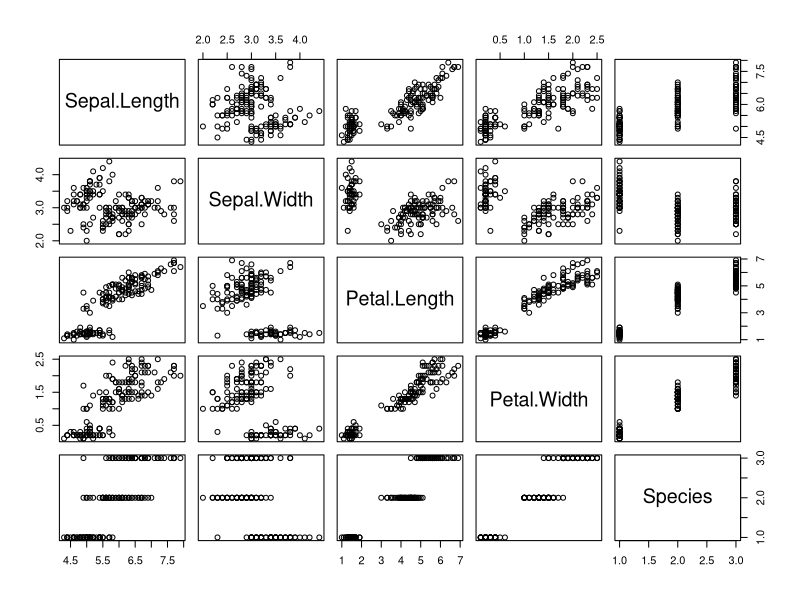
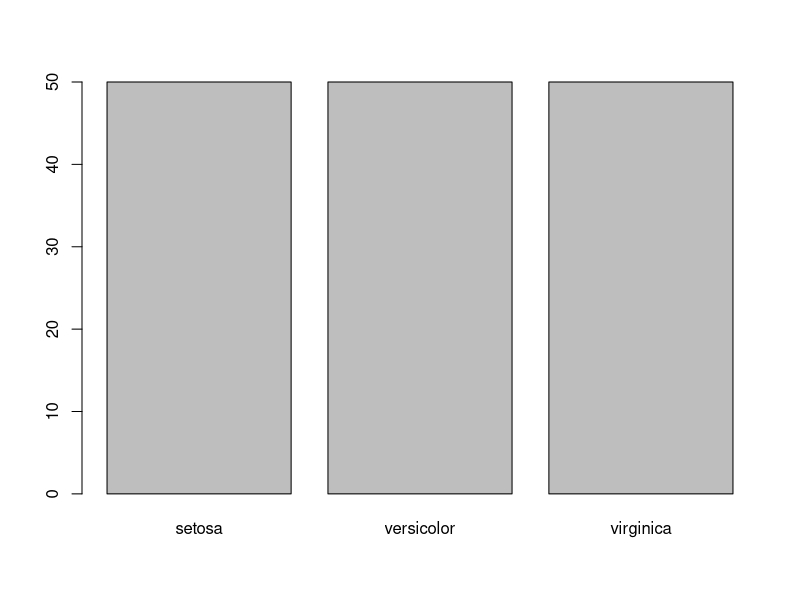
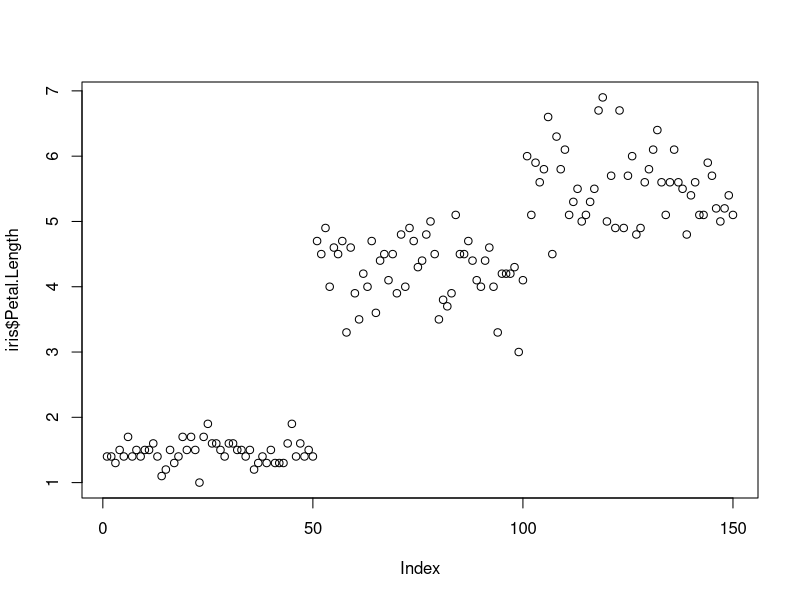
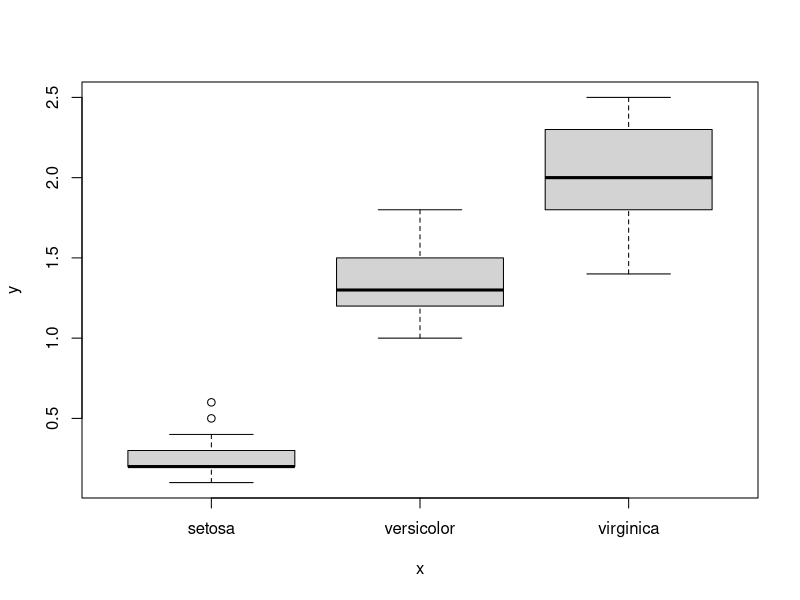
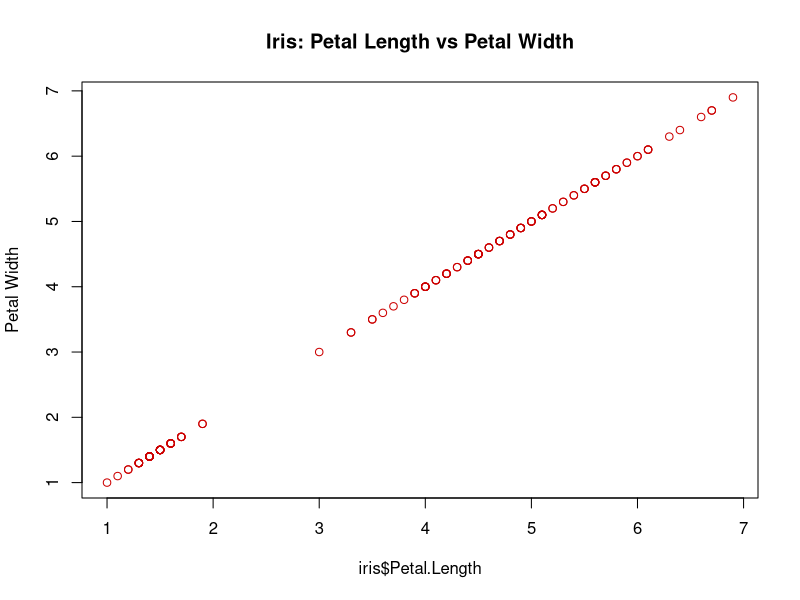
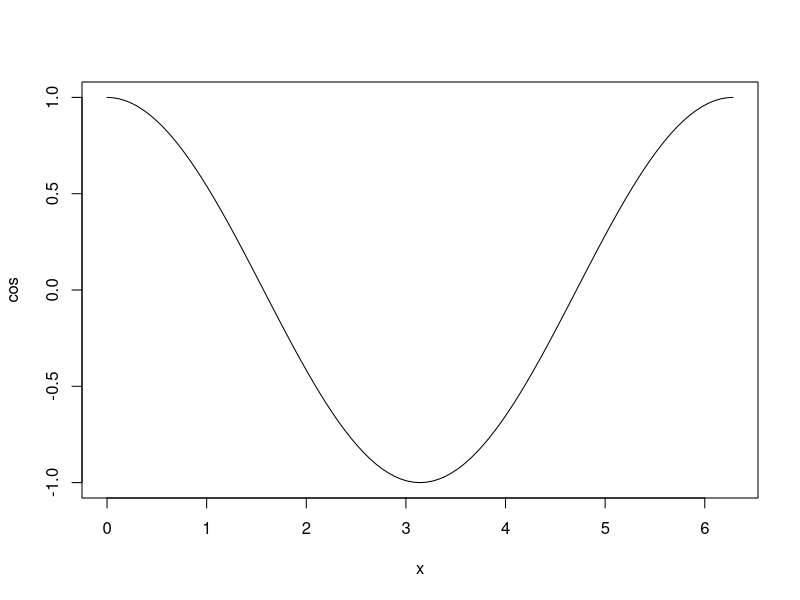
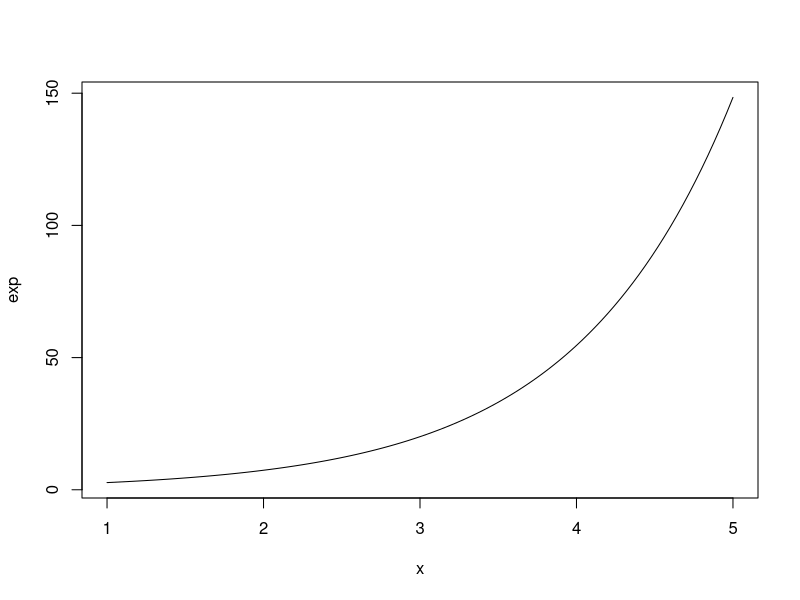
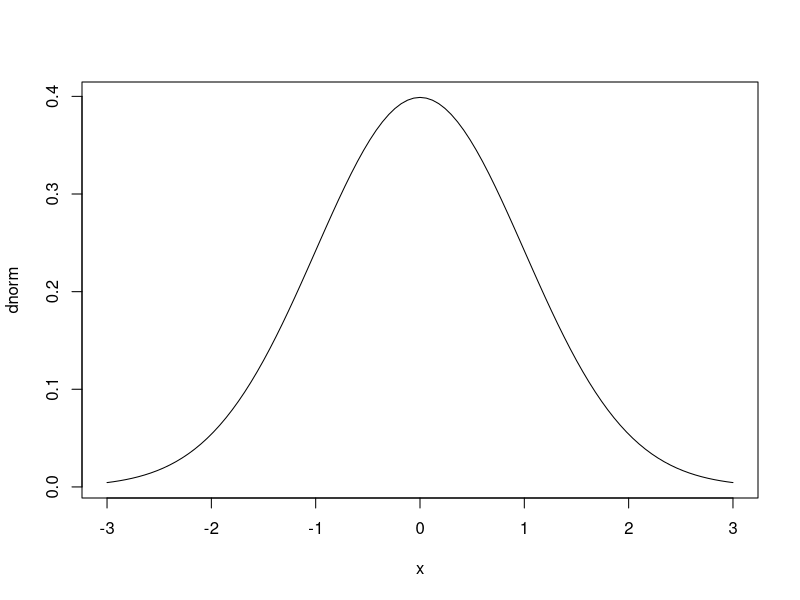

Write the R code that produced these figures, in order.
#Ross ihak explained th epurpoe of R was 
# for statistical analysis 
# to preform data analysis you must have data 

# the dataset packages has built in data avalable 
# for us to use 

# the data in the datasets packages is refering to as data frams 
# we wil be preforming our data analysis using those data frames

# when doing data analysis, its recommended that you 
# look at the data visually first in the form of graphs and charts and then you look at the 
# underlying statistics in the data: ,edian, mean, min, max, etc 

#to get help of package, function, data froma, etc
# you use the ? command 
?datasets

#to get a listing of all the data frames in the datasets packages 

#get R help ion the iris data frame
?iris 

#show the first 6 rows of data in the iris data frame
head(iris)

# the iris data frame has 5 diffeent variables 
#species is a qualitatice variable 
#Sepal Length, Sepal Width, Petal Length, and 
#Petal width are quantitive variabels 

#get R on plot function 
?plot 

#plot may be used for basic graphics
# theplot function adats to the number of variables 
# you give it and the data types of the variables 
#you can give it 

#create a plot matrix of scatter plot for all the data 
#in the iris data frame
plot(iris)

#give plot function qualitative variable in iris data frame 
#plot knew to generate a bar chart when it was given a 
# categorical variabel 
# the x-axis told us the different types of species 
#the y-axis told us the number of data points in each species 
plot(iris$Species)


#give plot function qualitative variable in iris data frame 
#plot knew to create a scatter plot when it as given 1
# quantitative variable
# the x-axis told us the data points ids
# the y-axis told us eht length in cm. of each data point 
plot (iris$Petal.Length)

#give plot function 1 qualitative variable and 1 quantitative 
#variable in the iris data frame
#plot knew to create a box and whisker plot whn in was given 
#1 qualitative variable and 1 quantitative variable 
#the x-axis told us the species 
#the y-axis told us the petak width range for each species 
plot(iris$Species, iris$Petal.Width)

#give the plot function 2 quantitive variables in the iris 
#data frame and other options that will make the plot more meaningful
#given 2 quatitative variable plot knew to create a scatter plot 
plot(iris$Petal.Length, #date points for x-axis
    iris$Petal.Length, #data points for y-axis 
    col = "#cc0000",    #hex code for color red 
    main = "Iris: Petal Length vs Petal Width", # main title 
    xlad = "Petal Length",   #x-axis label 
    ylab = "Petal Width"    #y-axis label 
)

#give plot the cosine function
plot(cos, #cosine function
    0, #starting point
    2*pi    #ending point
)

#give plot the exponential function 
plot(exp,   #exponential function
    1,  #starting point 
    5  #ending point 
)

#give plot the density normal distribution function
plot(dnorm,   #density normal distribution function
    -3, #starting point
    3   #ending point
)

#give plot function density normal distribution function 
plot(dnorm,   #density normal distribution function
    -3, #starting point
     3,   #ending point
    col = "blue",   #color
    lwd = 5,    #wider line width 
    main = " Standard Normal Distribution", #main title 
    xlab ="z-scores", #x-axis label
    ylab = "Density"    # y-axis label 
)
